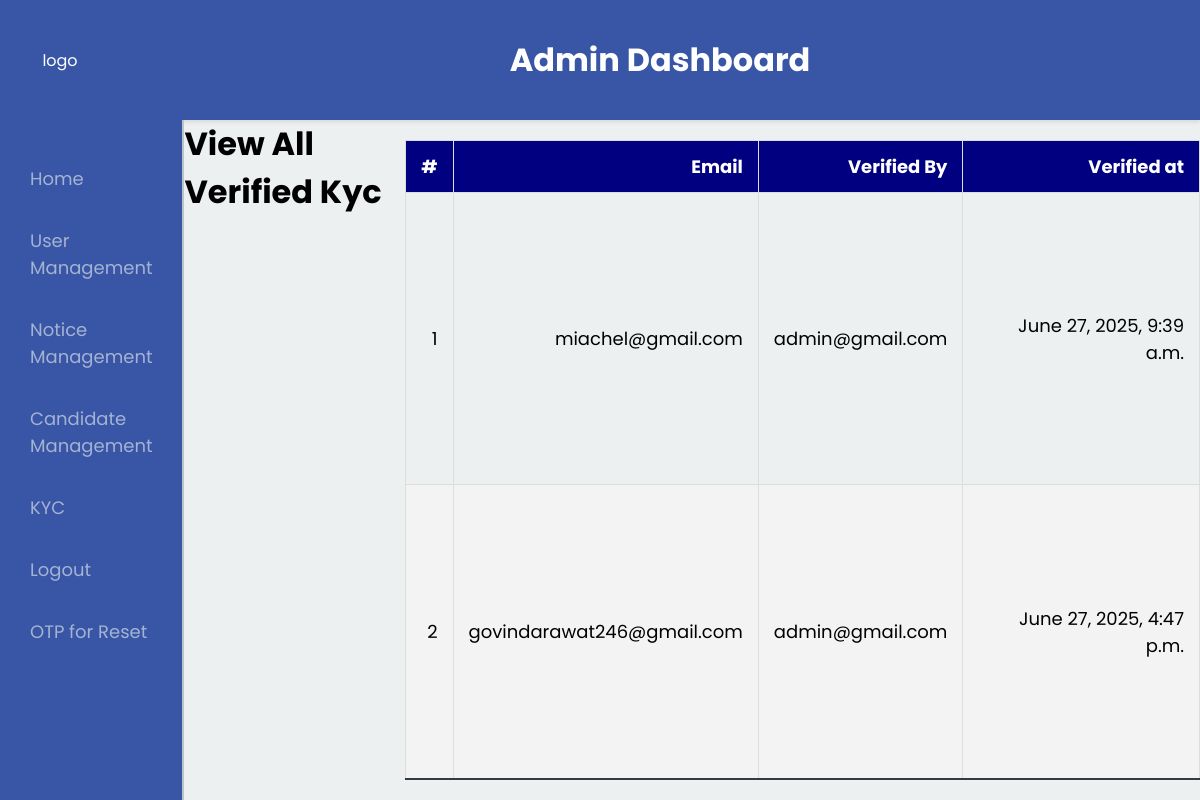
The page /view_verifiedkyc/ on the database as committed earlier.
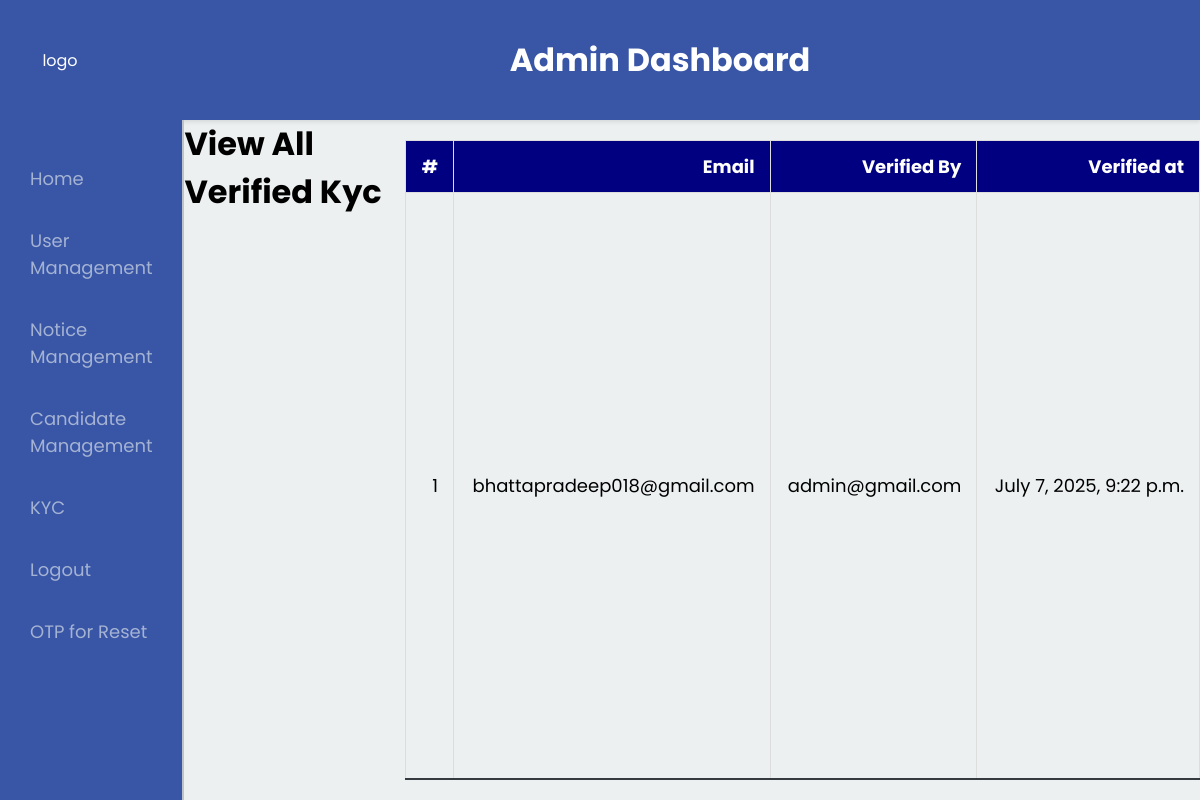
The same page on the database as committed later.
### myapp/models.py (models this page shows, shortened)
class Kycverified(models.Model):
    email = models.EmailField(max_length=254, unique=True)
    verified_time = models.DateTimeField(auto_now_add=True)
    verified_by = models.EmailField(max_length=254)
    class Meta:
        db_table='kycverified'

### myapp/views.py (the view)
# urls.py: path('view_verifiedkyc/',views.view_verifiedkyc,name="view_verifiedkyc"),
def view_verifiedkyc(request):
    users = Kycverified.objects.all()
    return render(request, 'myapp/view_verifiedkyc.html', {'users': users})

### myapp/templates/myapp/view_verifiedkyc.html (shortened to what this page needs)
{% extends "myapp/base.html" %}
{% block head %}
    {% load static %}
    <link rel="stylesheet" href="{% static 'myapp/css/view_user.css' %}">
{% endblock %}
{% block content %}
    <h1>View All Verified Kyc</h1>
    <table class="user-table">
        <thead>
            <tr>
                <th>#</th>
                <th>Email</th>
                <th> Verified By </th>
                <th> Verified at </th>
            </tr>
        </thead>
        <tbody>
            {% for user in users %}
            <tr>
                <td data-label="#"> {{ forloop.counter }}</td>
                <td data-label="Email">{{ user.email }}</td>
                <td data-label="Verified By">{{ user.verified_by }}</td>
                <td data-label="Verified at"> {{ user.verified_time }}</td>
            </tr>
            {% endfor %}
        </tbody>
    </table>
{% endblock %}

Rows that differ between the two databases and show on the page:
removed Kycverified: email "govindarawat246@gmail.com", verified_by "admin@gmail.com", verified_time "June 27, 2025, 4:47 p.m."
changed Kycverified "admin@gmail.com": email "miachel@gmail.com" → "bhattapradeep018@gmail.com"; verified_time "June 27, 2025, 9:39 a.m." → "July 7, 2025, 9:22 p.m."
